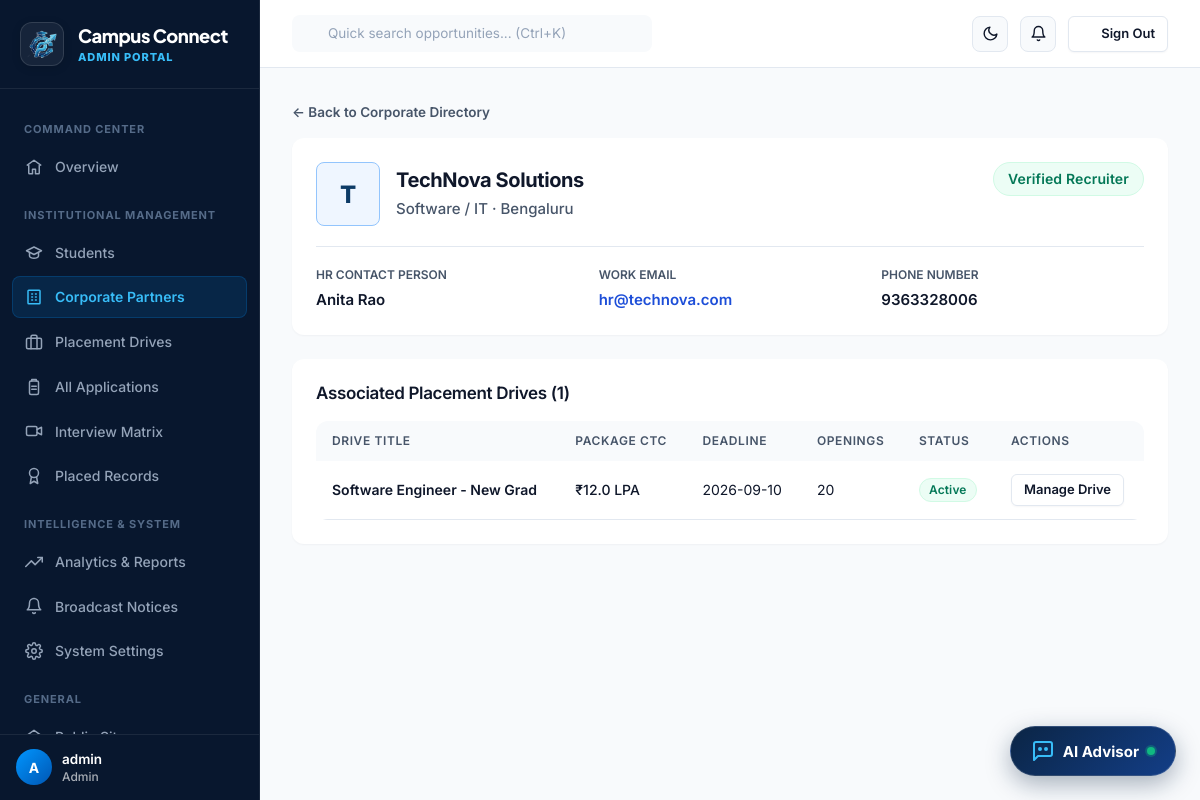
Screenshot of /admin/companies/1 (signed in) with the database file from the repository.
### tables this page shows
CREATE TABLE users (
    id INTEGER PRIMARY KEY AUTOINCREMENT,
    email VARCHAR(255) NOT NULL UNIQUE,
    password_hash VARCHAR(255) NOT NULL,
    role VARCHAR(20) NOT NULL CHECK(role IN ('student','admin','recruiter')),
    is_active INTEGER NOT NULL DEFAULT 1,
    created_at TIMESTAMP NOT NULL DEFAULT CURRENT_TIMESTAMP
);

CREATE TABLE companies (
    id INTEGER PRIMARY KEY AUTOINCREMENT,
    user_id INTEGER NOT NULL UNIQUE REFERENCES users(id) ON DELETE CASCADE,
    name VARCHAR(150) NOT NULL,
    industry VARCHAR(100),
    website VARCHAR(255),
    hr_contact VARCHAR(150),
    email VARCHAR(255),
    phone VARCHAR(20),
    location VARCHAR(150),
    description TEXT,
    logo_filename VARCHAR(255),
    approved INTEGER NOT NULL DEFAULT 0,
    created_at TIMESTAMP NOT NULL DEFAULT CURRENT_TIMESTAMP
);

CREATE TABLE drives (
    id INTEGER PRIMARY KEY AUTOINCREMENT,
    company_id INTEGER NOT NULL REFERENCES companies(id) ON DELETE CASCADE,
    title VARCHAR(150) NOT NULL,
    description TEXT,
    ctc REAL NOT NULL DEFAULT 0,
    location VARCHAR(150),
    job_type VARCHAR(50) NOT NULL DEFAULT 'Full-Time',
    min_cgpa REAL NOT NULL DEFAULT 0,
    max_backlogs INTEGER NOT NULL DEFAULT 0,
    openings INTEGER NOT NULL DEFAULT 1,
    deadline DATE NOT NULL,
    drive_date DATE,
    status VARCHAR(20) NOT NULL DEFAULT 'active' CHECK(status IN ('active','closed','cancelled')),
    created_at TIMESTAMP NOT NULL DEFAULT CURRENT_TIMESTAMP
);

### routes/admin_routes.py (the view)
@bp.route("/companies/<int:company_id>")
def company_detail(company_id):
    company = query("SELECT c.*, u.email FROM companies c JOIN users u ON u.id=c.user_id WHERE c.id=?", (company_id,), one=True)
    if not company:
        abort(404)
    drives = query("SELECT * FROM drives WHERE company_id=? ORDER BY created_at DESC", (company_id,))
    return render_template("admin/company_detail.html", company=company, drives=drives)

### auth.py (called while the page is built)
def load_logged_in_user():
    user_id = session.get("user_id")
    if user_id is None:
        g.user = None
    else:
        g.user = query("SELECT * FROM users WHERE id = ?", (user_id,), one=True)

def role_required(*roles):
    def decorator(view):
        @functools.wraps(view)
        def wrapped(*args, **kwargs):
            if g.user is None:
                flash("Please log in to continue.", "warning")
                return redirect(url_for("auth.login", next=request.path))
            if g.user["role"] not in roles:
                abort(403)
            return view(*args, **kwargs)
        return wrapped
    return decorator

def unread_notification_count(user_id):
    row = query(
        "SELECT COUNT(*) as c FROM notifications WHERE user_id = ? AND is_read = 0",
        (user_id,), one=True
    )
    return row["c"] if row else 0

### db.py (called while the page is built)
def get_db():
    if "db" not in g:
        g.db = sqlite3.connect(current_app.config["DATABASE_PATH"])
        g.db.row_factory = sqlite3.Row
        g.db.execute("PRAGMA foreign_keys = ON")
    return g.db

def query(sql, args=(), one=False):
    cur = get_db().execute(sql, args)
    rows = cur.fetchall()
    cur.close()
    return (rows[0] if rows else None) if one else rows

### routes/admin_routes.py (called while the page is built)
@bp.before_request
@role_required("admin")
def guard():
    pass

### templates/admin/company_detail.html (shortened to what this page needs)
{% extends "base_dashboard.html" %}
{% from "_icons.html" import icon %}
{% block sidebar_nav %}{% include "admin/_sidebar.html" %}{% endblock %}
{% block content %}
<a href="{{ url_for('admin.companies') }}" class="text-sm font-semibold text-muted" style="display:inline-flex;align-items:center;gap:6px;margin-bottom:var(--space-4);">
  &larr; Back to Corporate Directory
</a>
<div class="card mb-6">
  <div class="flex-between" style="align-items:flex-start;flex-wrap:wrap;">
    <div class="flex-align-center" style="gap:16px;">
      <div class="drive-logo" style="width:64px;height:64px;font-size:1.5rem;">
        {% if company.logo_filename %}
          <img src="{{ url_for('static', filename='uploads/logos/' ~ company.logo_filename) }}" alt="{{ company.name }}">
        {% else %}
          {{ company.name[0] }}
        {% endif %}
      </div>
      <div>
        <h1 class="h3" style="margin:0 0 var(--space-1);">{{ company.name }}</h1>
        <div class="text-muted font-medium">{{ company.industry or 'Corporate Partner' }} · {{ company.location or 'India' }}</div>
      </div>
    </div>
    <div style="display:flex;gap:var(--space-3);">
      {% if not company.approved %}
      <form method="POST" action="{{ url_for('admin.approve_company', company_id=company.id) }}">
        <button type="submit" class="btn btn-primary">
          {{ icon('check', 16) }} Approve Account
        </button>
      </form>
      {% else %}
      <span class="badge badge-success" style="font-size:0.875rem;padding:6px 14px;">Verified Recruiter</span>
      {% endif %}
    </div>
  </div>
  <div class="divider"></div>
  <div class="grid-3">
    <div>
      <div class="text-xs font-semibold text-muted">HR CONTACT PERSON</div>
      <div class="font-semibold text-main mt-1">{{ company.hr_contact or '—' }}</div>
    </div>
    <div>
      <div class="text-xs font-semibold text-muted">WORK EMAIL</div>
      <div class="font-semibold text-main mt-1"><a href="mailto:{{ company.email }}" class="text-brand">{{ company.email }}</a></div>
    </div>
    <div>
      <div class="text-xs font-semibold text-muted">PHONE NUMBER</div>
      <div class="font-semibold text-main mt-1">{{ company.phone or '—' }}</div>
    </div>
  </div>
</div>
<div class="card mb-6">
  <h3 class="h4 mb-4">Associated Placement Drives ({{ drives|length }})</h3>
  {% if drives %}
  <div class="table-wrap">
    <table class="data-table">
      <thead>
        <tr>
          <th>Drive Title</th>
          <th>Package CTC</th>
          <th>Deadline</th>
          <th>Openings</th>
          <th>Status</th>
          <th>Actions</th>
        </tr>
      </thead>
      <tbody>
        {% for d in drives %}
        <tr>
          <td class="cell-primary font-semibold">{{ d.title }}</td>
          <td class="cell-muted font-medium">₹{{ d.ctc }} LPA</td>
          <td class="cell-muted">{{ d.deadline }}</td>
          <td>{{ d.openings }}</td>
          <td><span class="badge {{ 'badge-success' if d.status=='active' else 'badge-gray' }}">{{ d.status|capitalize }}</span></td>
          <td>
            <a href="{{ url_for('admin.drive_detail', drive_id=d.id) }}" class="btn btn-sm btn-outline">Manage Drive</a>
          </td>
        </tr>
        {% endfor %}
      </tbody>
    </table>
  </div>
  {% else %}
  <p class="text-sm text-muted">No placement drives published by this company yet.</p>
  {% endif %}
</div>
{% endblock %}

### templates/base_dashboard.html (shortened to what this page needs)
{% extends "base.html" %}
{% from "_icons.html" import icon %}
{% block body %}
<div class="app-shell app-layout">
  <aside class="sidebar app-sidebar" id="app-sidebar">
    <div class="sidebar-brand">
      <a href="{{ url_for('public.landing') }}" class="brand-lockup">
        <div class="brand-logo-wrap">
          <img src="{{ url_for('static', filename='images/logo.png') }}" alt="Campus Connect" class="brand-logo-img">
        </div>
        <div class="brand-text-block">
          <span class="brand-name">Campus Connect</span>
          <span class="brand-sub">{% if current_user %}{{ current_user.role|capitalize }} Portal{% else %}Portal{% endif %}</span>
        </div>
      </a>
    </div>
    <nav class="sidebar-nav">
      {% block sidebar_nav %}{% endblock %}
      <div class="sidebar-section-label">General</div>
      <a href="{{ url_for('public.landing') }}" class="sidebar-link">
        {{ icon('home', 18) }} Public Site
      </a>
    </nav>
        <div class="sidebar-footer">
      <div class="flex-align-center" style="gap:10px;">
        <div class="avatar" style="width:36px;height:36px;font-size:0.875rem;background:linear-gradient(135deg, #0096FF, #0056b3);color:#FFFFFF;flex-shrink:0;">
          {{ current_user.email[0]|upper if current_user else 'U' }}
        </div>
        <div style="overflow:hidden;flex:1;">
          <div class="font-semibold text-sm truncate" style="color:#FFFFFF;">
            {{ current_user.email.split('@')[0] if current_user else 'User' }}
          </div>
          <div class="text-xs font-medium" style="color:rgba(255,255,255,0.65);">
            {{ current_user.role|capitalize if current_user else 'Guest' }}
          </div>
        </div>
      </div>
    </div>
  </aside>
  <div class="main-col app-main">
    <header class="topbar app-topbar">
      <div class="topbar-left">
        <div class="topbar-search">
          <input type="text" placeholder="Quick search opportunities... (Ctrl+K)" id="global-search-input" onclick="window.location.href='{{ url_for('public.jobs_hub') }}'">
        </div>
      </div>
      <div class="topbar-right">
        <button class="theme-toggle-btn" id="dashboard-theme-toggle" aria-label="Toggle Theme" title="Switch Theme">
          <span class="theme-icon-moon">{{ icon('moon', 17) }}</span>
        </button>
        {% if current_user %}
        <div class="topbar-notifications">
          <a href="{{ url_for(current_user.role ~ '.notifications') }}" class="topbar-notif-btn" aria-label="Notifications" title="Notifications">
            {{ icon('bell', 17) }}
          </a>
        </div>
        {% endif %}
        <a href="{{ url_for('auth.logout') }}" class="btn btn-outline btn-sm header-signout-btn" title="Sign Out">
          {{ icon('log-out', 14) }} <span>Sign Out</span>
        </a>
      </div>
    </header>
    <main class="page-content app-content">
      {% block content %}{% endblock %}
    </main>
  </div>
</div>
{% endblock %}

### rows the page displays
users: role "ADMIN", email "A", email "admin", role "Admin"
companies: name "T", name "TechNova Solutions", industry "Software / IT", location "Bengaluru", hr_contact "Anita Rao", email "hr@technova.com", phone "9363328006"
drives: title "Software Engineer - New Grad", ctc "12.0", deadline "2026-09-10", openings "20", status "Active"

### other values shown
{{ drives|length }} "1"
